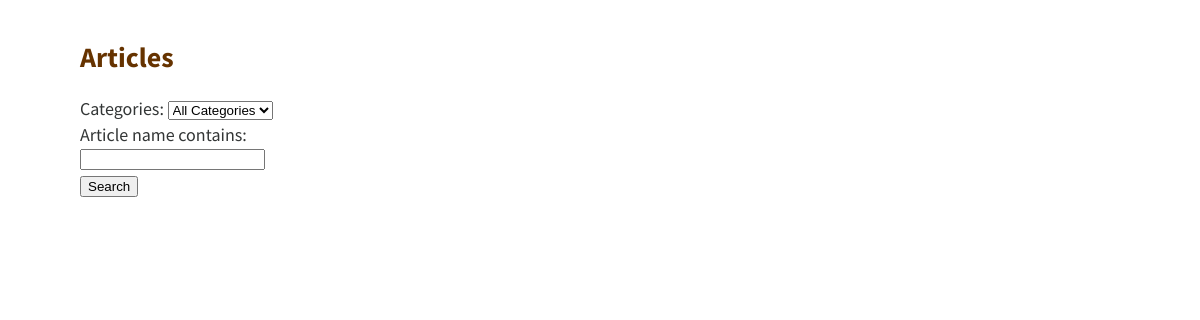
/articleshub/articles/, run on an earlier commit of the app's database.
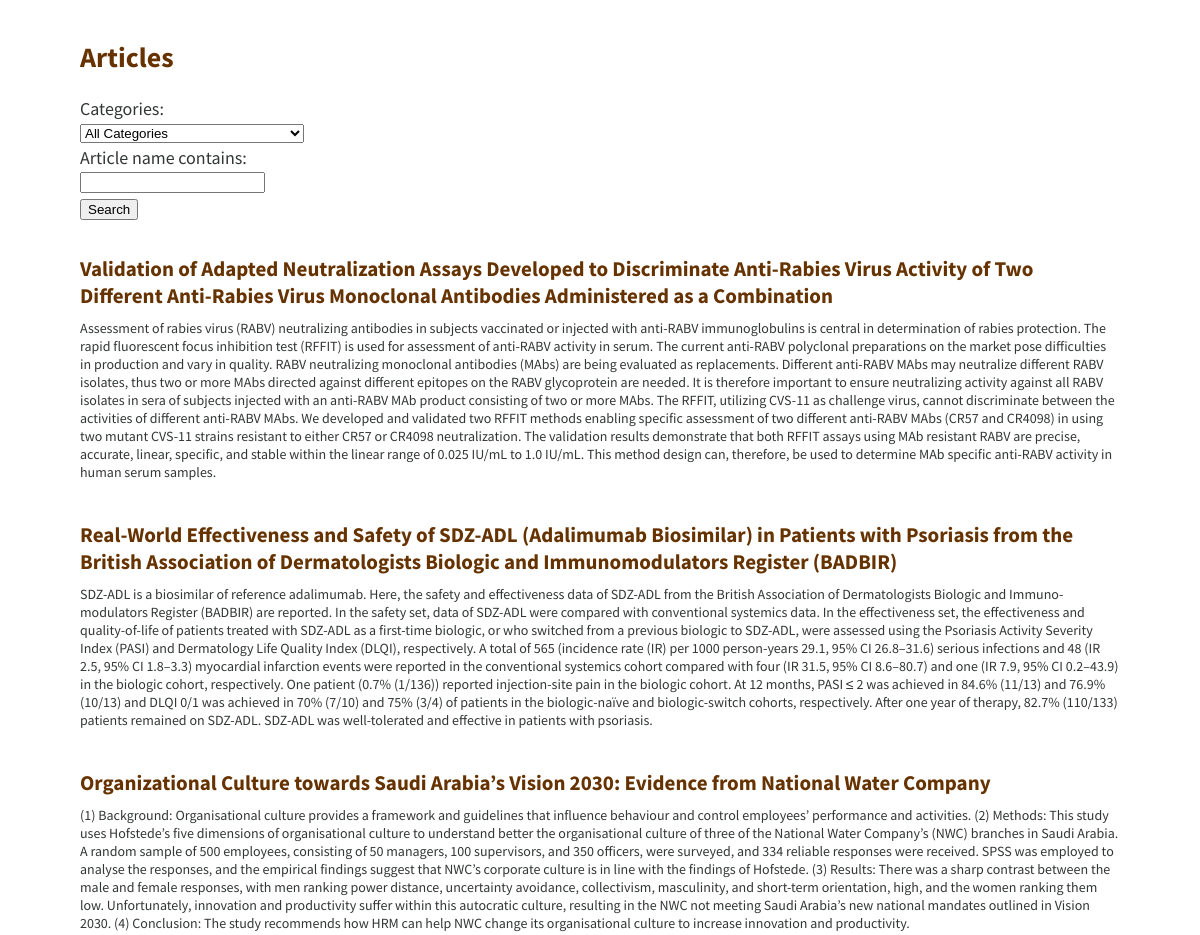
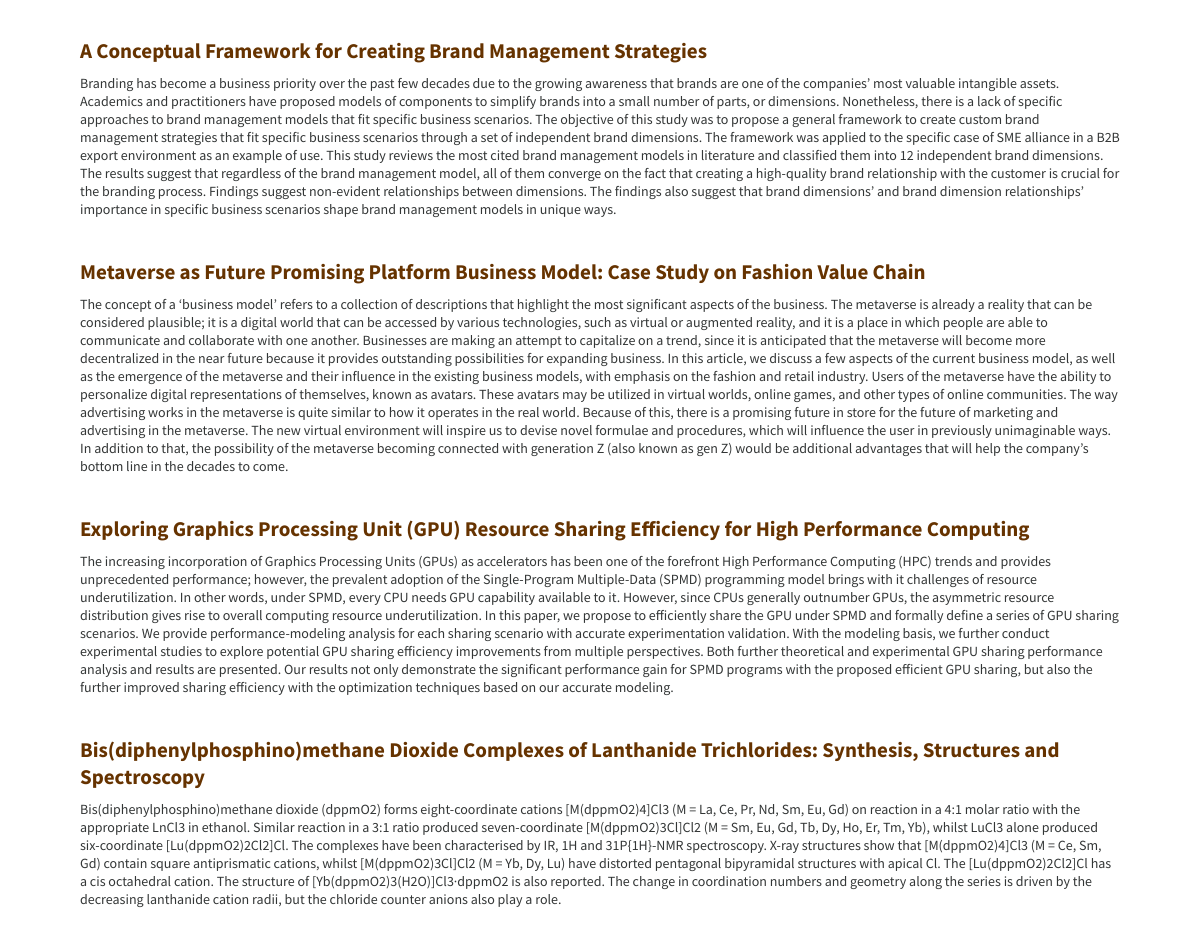
And on a later commit of the database (2 pictures, top to bottom).
### ARTICLES_HUB/models.py (models this page shows, shortened)
class Article (models.Model):
    article_id = models.IntegerField
    type_id = models.ForeignKey (ArticleType, on_delete=models.SET_NULL, null=True)
    category_id = models.ForeignKey (ArticleCategory, on_delete=models.SET_NULL, null=True)
    article_name = models.TextField(max_length=255)
    year_of_born = models.TextField(max_length=50, blank=True)
    year_of_died = models.TextField(max_length=50, blank=True)
    nationality = models.TextField(max_length=50, blank=True)
    notable_work = models.TextField(max_length=255, blank=True)
    article_about = models.TextField(max_length=8000, blank=True)
    known_for = models.TextField(max_length=255, blank=True)
    article_year = models.TextField(max_length=50, blank=True)
    medium = models.TextField(max_length=255, blank=True)
    dimensions = models.TextField(max_length=255, blank=True)
    location = models.TextField(max_length=255, blank=True)
    designed = models.TextField(max_length=255, blank=True)
    developer = models.TextField(max_length=255, blank=True)

### ARTICLES_HUB/views.py (the view, shortened to what this page needs)
# urls.py: path("articles/", ArticlesListView.as_view(), name = "article_list"),
class ArticlesListView(ListView):
    model = Article
    template_name = "article_list.html"
    def get(self, request, *args, **kwargs):
        view = views.article_filter_list
        return view(request, *args, **kwargs)

### ARTICLES_HUB/models.py (called while the page is built)
    def __str__(self):
        return self.category_name

### ARTICLES_HUB/views.py (called while the page is built)
def article_filter_list(request):
    articles = Article.objects.all()
    articleFilter = ArticleFilter(queryset=articles)
    if request.method == "POST":
        articleFilter = ArticleFilter(request.POST, queryset=articles)
    context = {
        'articleFilter': articleFilter
    }
    return render(request, 'article_list.html', context)

### ARTICLES_HUB/templates/article_list.html (shortened to what this page needs)
{% extends "base.html" %}
{% block content %}
<div class="listings">
    <h1>Articles </h1>
</div>
<form method='POST'>
    {{ articleFilter.form.as_p }}
    <input type="submit" class="button-search" value="Search" />
</form>
<br />
{% for article in articleFilter.qs %}
<div class="tour-entry">
    <h2><a href=" {% url 'article_detail' article.pk %} " >{{article.article_name}}</a></h2>
    <p>{{article.article_about}}</p>
</div>
{% endfor %}
{% endblock content %}

What changed in the data, as far as the page shows it:
added Article: article_name "Validation of Adapted Neutralization Assays Developed to Discriminate Anti-Rabies Virus Activity of Two Different Anti-Rabies Virus Monoclonal Antibodies Administered as a Combination", article_about "Assessment of rabies virus (RABV) neutralizing antibodies in subjects vaccinated or injected with anti-RABV immunoglobulins is central in determination of rabies protection. The rapid fluorescent focus inhibition test (RFFIT) is used for assessment of anti-RABV activity in serum. The current anti-RABV polyclonal preparations on the market pose difficulties in production and vary in quality. RABV neutralizing monoclonal antibodies (MAbs) are being evaluated as replacements. Different anti-RABV MAbs may neutralize different RABV isolates, thus two or more MAbs directed against different epitopes on the RABV glycoprotein are needed. It is therefore important to ensure neutralizing activity…"
added Article: article_name "Real-World Effectiveness and Safety of SDZ-ADL (Adalimumab Biosimilar) in Patients with Psoriasis from the British Association of Dermatologists Biologic and Immunomodulators Register (BADBIR)", article_about "SDZ-ADL is a biosimilar of reference adalimumab. Here, the safety and effectiveness data of SDZ-ADL from the British Association of Dermatologists Biologic and Immuno-modulators Register (BADBIR) are reported. In the safety set, data of SDZ-ADL were compared with conventional systemics data. In the effectiveness set, the effectiveness and quality-of-life of patients treated with SDZ-ADL as a first-time biologic, or who switched from a previous biologic to SDZ-ADL, were assessed using the Psoriasis Activity Severity Index (PASI) and Dermatology Life Quality Index (DLQI), respectively. A total of 565 (incidence rate (IR) per 1000 person-years 29.1, 95% CI 26.8–31.6) serious infections and 48…"
added Article: article_name "Organizational Culture towards Saudi Arabia’s Vision 2030: Evidence from National Water Company", article_about "(1) Background: Organisational culture provides a framework and guidelines that influence behaviour and control employees’ performance and activities. (2) Methods: This study uses Hofstede’s five dimensions of organisational culture to understand better the organisational culture of three of the National Water Company’s (NWC) branches in Saudi Arabia. A random sample of 500 employees, consisting of 50 managers, 100 supervisors, and 350 officers, were surveyed, and 334 reliable responses were received. SPSS was employed to analyse the responses, and the empirical findings suggest that NWC’s corporate culture is in line with the findings of Hofstede. (3) Results: There was a sharp contrast…"
added Article: article_name "A Conceptual Framework for Creating Brand Management Strategies", article_about "Branding has become a business priority over the past few decades due to the growing awareness that brands are one of the companies’ most valuable intangible assets. Academics and practitioners have proposed models of components to simplify brands into a small number of parts, or dimensions. Nonetheless, there is a lack of specific approaches to brand management models that fit specific business scenarios. The objective of this study was to propose a general framework to create custom brand management strategies that fit specific business scenarios through a set of independent brand dimensions. The framework was applied to the specific case of SME alliance in a B2B export environment as an…"
added Article: article_name "Metaverse as Future Promising Platform Business Model: Case Study on Fashion Value Chain", article_about "The concept of a ‘business model’ refers to a collection of descriptions that highlight the most significant aspects of the business. The metaverse is already a reality that can be considered plausible; it is a digital world that can be accessed by various technologies, such as virtual or augmented reality, and it is a place in which people are able to communicate and collaborate with one another. Businesses are making an attempt to capitalize on a trend, since it is anticipated that the metaverse will become more decentralized in the near future because it provides outstanding possibilities for expanding business. In this article, we discuss a few aspects of the current business model, as…"
added Article: article_name "Exploring Graphics Processing Unit (GPU) Resource Sharing Efficiency for High Performance Computing", article_about "The increasing incorporation of Graphics Processing Units (GPUs) as accelerators has been one of the forefront High Performance Computing (HPC) trends and provides unprecedented performance; however, the prevalent adoption of the Single-Program Multiple-Data (SPMD) programming model brings with it challenges of resource underutilization. In other words, under SPMD, every CPU needs GPU capability available to it. However, since CPUs generally outnumber GPUs, the asymmetric resource distribution gives rise to overall computing resource underutilization. In this paper, we propose to efficiently share the GPU under SPMD and formally define a series of GPU sharing scenarios. We provide…"
added Article: article_name "Bis(diphenylphosphino)methane Dioxide Complexes of Lanthanide Trichlorides: Synthesis, Structures and Spectroscopy", article_about "Bis(diphenylphosphino)methane dioxide (dppmO2) forms eight-coordinate cations [M(dppmO2)4]Cl3 (M = La, Ce, Pr, Nd, Sm, Eu, Gd) on reaction in a 4:1 molar ratio with the appropriate LnCl3 in ethanol. Similar reaction in a 3:1 ratio produced seven-coordinate [M(dppmO2)3Cl]Cl2 (M = Sm, Eu, Gd, Tb, Dy, Ho, Er, Tm, Yb), whilst LuCl3 alone produced six-coordinate [Lu(dppmO2)2Cl2]Cl. The complexes have been characterised by IR, 1H and 31P{1H}-NMR spectroscopy. X-ray structures show that [M(dppmO2)4]Cl3 (M = Ce, Sm, Gd) contain square antiprismatic cations, whilst [M(dppmO2)3Cl]Cl2 (M = Yb, Dy, Lu) have distorted pentagonal bipyramidal structures with apical Cl. The [Lu(dppmO2)2Cl2]Cl has a cis…"
